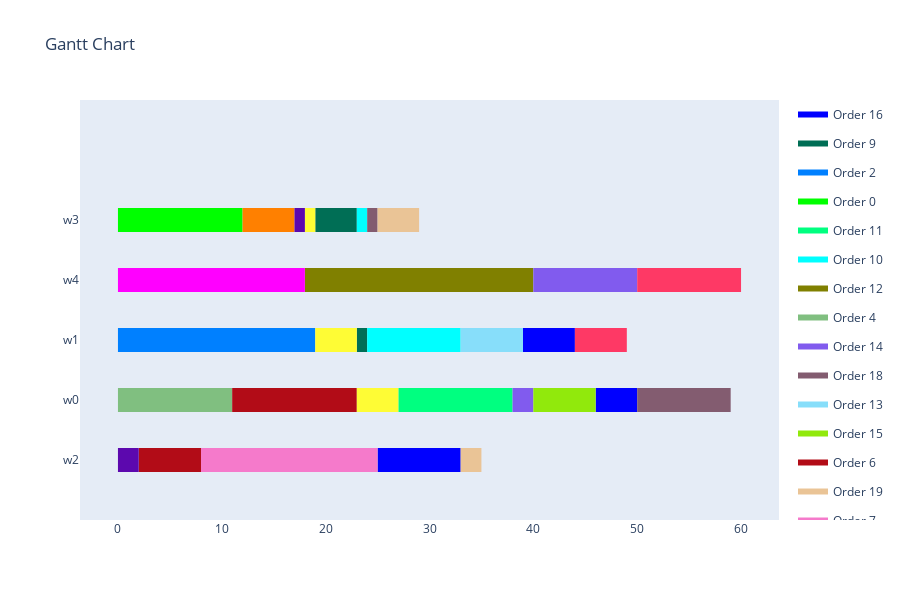

Source (notebook cell):
### Code cell
show_result(schedule)

### Figure 1 — Plotly figure (JSON) as saved in the notebook; plotly's stock layout.template omitted (floating-point values rounded to 4 significant figures)
{"data": [{"fill": "toself", "fillcolor": "rgb(0, 0, 255)", "hoverinfo": "name", "legendgroup": "rgb(0, 0, 255)", "mode": "none", "name": "Order 16", "type": "scatter", "x": [39, 44, 44, 39, 39, 46, 50, 50, 46, 46, 25, 31, 31, 25, 25, 31, 33, 33, 31], "y": [1.8, 1.8, 2.2, 2.2, null, 0.8, 0.8, 1.2, 1.2, null, -0.2, -0.2, 0.2, 0.2, null, -0.2, -0.2, 0.2, 0.2]}, {"fill": "toself", "fillcolor": "rgb(0, 110, 85)", "hoverinfo": "name", "legendgroup": "rgb(0, 110, 85)", "mode": "none", "name": "Order 9", "type": "scatter", "x": [19, 23, 23, 19, 19, 23, 24, 24, 23], "y": [3.8, 3.8, 4.2, 4.2, null, 1.8, 1.8, 2.2, 2.2]}, {"fill": "toself", "fillcolor": "rgb(0, 128, 255)", "hoverinfo": "name", "legendgroup": "rgb(0, 128, 255)", "mode": "none", "name": "Order 2", "type": "scatter", "x": [0, 8, 8, 0, 0, 8, 9, 9, 8, 8, 9, 14, 14, 9, 9, 14, 19, 19, 14], "y": [1.8, 1.8, 2.2, 2.2, null, 1.8, 1.8, 2.2, 2.2, null, 1.8, 1.8, 2.2, 2.2, null, 1.8, 1.8, 2.2, 2.2]}, {"fill": "toself", "fillcolor": "rgb(0, 255, 0)", "hoverinfo": "name", "legendgroup": "rgb(0, 255, 0)", "mode": "none", "name": "Order 0", "type": "scatter", "x": [0, 1, 1, 0, 0, 1, 8, 8, 1, 1, 8, 12, 12, 8], "y": [3.8, 3.8, 4.2, 4.2, null, 3.8, 3.8, 4.2, 4.2, null, 3.8, 3.8, 4.2, 4.2]}, {"fill": "toself", "fillcolor": "rgb(0, 255, 128)", "hoverinfo": "name", "legendgroup": "rgb(0, 255, 128)", "mode": "none", "name": "Order 11", "type": "scatter", "x": [27, 29, 29, 27, 27, 29, 34, 34, 29, 29, 34, 38, 38, 34], "y": [0.8, 0.8, 1.2, 1.2, null, 0.8, 0.8, 1.2, 1.2, null, 0.8, 0.8, 1.2, 1.2]}, {"fill": "toself", "fillcolor": "rgb(0, 255, 255)", "hoverinfo": "name", "legendgroup": "rgb(0, 255, 255)", "mode": "none", "name": "Order 10", "type": "scatter", "x": [23, 24, 24, 23, 23, 24, 28, 28, 24, 24, 28, 33, 33, 28], "y": [3.8, 3.8, 4.2, 4.2, null, 1.8, 1.8, 2.2, 2.2, null, 1.8, 1.8, 2.2, 2.2]}, {"fill": "toself", "fillcolor": "rgb(128, 128, 0)", "hoverinfo": "name", "legendgroup": "rgb(128, 128, 0)", "mode": "none", "name": "Order 12", "type": "scatter", "x": [18, 27, 27, 18, 18, 27, 31, 31, 27, 27, 31, 35, 35, 31, 31, 35, 40, 40, 35], "y": [2.8, 2.8, 3.2, 3.2, null, 2.8, 2.8, 3.2, 3.2, null, 2.8, 2.8, 3.2, 3.2, null, 2.8, 2.8, 3.2, 3.2]}, {"fill": "toself", "fillcolor": "rgb(128, 191, 128)", "hoverinfo": "name", "legendgroup": "rgb(128, 191, 128)", "mode": "none", "name": "Order 4", "type": "scatter", "x": [0, 2, 2, 0, 0, 2, 7, 7, 2, 2, 7, 11, 11, 7], "y": [0.8, 0.8, 1.2, 1.2, null, 0.8, 0.8, 1.2, 1.2, null, 0.8, 0.8, 1.2, 1.2]}, {"fill": "toself", "fillcolor": "rgb(129, 91, 238)", "hoverinfo": "name", "legendgroup": "rgb(129, 91, 238)", "mode": "none", "name": "Order 14", "type": "scatter", "x": [40, 45, 45, 40, 40, 45, 50, 50, 45, 45, 38, 40, 40, 38], "y": [2.8, 2.8, 3.2, 3.2, null, 2.8, 2.8, 3.2, 3.2, null, 0.8, 0.8, 1.2, 1.2]}, {"fill": "toself", "fillcolor": "rgb(131, 92, 112)", "hoverinfo": "name", "legendgroup": "rgb(131, 92, 112)", "mode": "none", "name": "Order 18", "type": "scatter", "x": [24, 25, 25, 24, 24, 50, 55, 55, 50, 50, 55, 59, 59, 55], "y": [3.8, 3.8, 4.2, 4.2, null, 0.8, 0.8, 1.2, 1.2, null, 0.8, 0.8, 1.2, 1.2]}, {"fill": "toself", "fillcolor": "rgb(135, 222, 250)", "hoverinfo": "name", "legendgroup": "rgb(135, 222, 250)", "mode": "none", "name": "Order 13", "type": "scatter", "x": [33, 38, 38, 33, 33, 38, 39, 39, 38], "y": [1.8, 1.8, 2.2, 2.2, null, 1.8, 1.8, 2.2, 2.2]}, {"fill": "toself", "fillcolor": "rgb(145, 233, 12)", "hoverinfo": "name", "legendgroup": "rgb(145, 233, 12)", "mode": "none", "name": "Order 15", "type": "scatter", "x": [40, 41, 41, 40, 40, 41, 46, 46, 41], "y": [0.8, 0.8, 1.2, 1.2, null, 0.8, 0.8, 1.2, 1.2]}, {"fill": "toself", "fillcolor": "rgb(178, 12, 23)", "hoverinfo": "name", "legendgroup": "rgb(178, 12, 23)", "mode": "none", "name": "Order 6", "type": "scatter", "x": [11, 17, 17, 11, 11, 17, 19, 19, 17, 17, 19, 23, 23, 19, 19, 2, 8, 8, 2], "y": [0.8, 0.8, 1.2, 1.2, null, 0.8, 0.8, 1.2, 1.2, null, 0.8, 0.8, 1.2, 1.2, null, -0.2, -0.2, 0.2, 0.2]}, {"fill": "toself", "fillcolor": "rgb(234, 196, 150)", "hoverinfo": "name", "legendgroup": "rgb(234, 196, 150)", "mode": "none", "name": "Order 19", "type": "scatter", "x": [25, 29, 29, 25, 25, 33, 35, 35, 33], "y": [3.8, 3.8, 4.2, 4.2, null, -0.2, -0.2, 0.2, 0.2]}, {"fill": "toself", "fillcolor": "rgb(245, 122, 203)", "hoverinfo": "name", "legendgroup": "rgb(245, 122, 203)", "mode": "none", "name": "Order 7", "type": "scatter", "x": [8, 12, 12, 8, 8, 12, 21, 21, 12, 12, 21, 25, 25, 21], "y": [-0.2, -0.2, 0.2, 0.2, null, -0.2, -0.2, 0.2, 0.2, null, -0.2, -0.2, 0.2, 0.2]}, {"fill": "toself", "fillcolor": "rgb(254, 252, 53)", "hoverinfo": "name", "legendgroup": "rgb(254, 252, 53)", "mode": "none", "name": "Order 8", "type": "scatter", "x": [18, 19, 19, 18, 18, 19, 23, 23, 19, 19, 23, 27, 27, 23], "y": [3.8, 3.8, 4.2, 4.2, null, 1.8, 1.8, 2.2, 2.2, null, 0.8, 0.8, 1.2, 1.2]}, {"fill": "toself", "fillcolor": "rgb(254, 57, 101)", "hoverinfo": "name", "legendgroup": "rgb(254, 57, 101)", "mode": "none", "name": "Order 17", "type": "scatter", "x": [50, 55, 55, 50, 50, 55, 60, 60, 55, 55, 44, 49, 49, 44], "y": [2.8, 2.8, 3.2, 3.2, null, 2.8, 2.8, 3.2, 3.2, null, 1.8, 1.8, 2.2, 2.2]}, {"fill": "toself", "fillcolor": "rgb(255, 0, 255)", "hoverinfo": "name", "legendgroup": "rgb(255, 0, 255)", "mode": "none", "name": "Order 1", "type": "scatter", "x": [0, 8, 8, 0, 0, 8, 13, 13, 8, 8, 13, 18, 18, 13], "y": [2.8, 2.8, 3.2, 3.2, null, 2.8, 2.8, 3.2, 3.2, null, 2.8, 2.8, 3.2, 3.2]}, {"fill": "toself", "fillcolor": "rgb(255, 128, 0)", "hoverinfo": "name", "legendgroup": "rgb(255, 128, 0)", "mode": "none", "name": "Order 3", "type": "scatter", "x": [12, 16, 16, 12, 12, 16, 17, 17, 16], "y": [3.8, 3.8, 4.2, 4.2, null, 3.8, 3.8, 4.2, 4.2]}, {"fill": "toself", "fillcolor": "rgb(92, 8, 174)", "hoverinfo": "name", "legendgroup": "rgb(92, 8, 174)", "mode": "none", "name": "Order 5", "type": "scatter", "x": [17, 18, 18, 17, 17, 0, 2, 2, 0], "y": [3.8, 3.8, 4.2, 4.2, null, -0.2, -0.2, 0.2, 0.2]}, {"legendgroup": "rgb(0, 0, 255)", "marker": {"color": "rgb(0, 0, 255)", "opacity": 0, "size": 1}, "mode": "markers", "name": "", "showlegend": false, "text": [null, null, null, null, null, null, null, null], "type": "scatter", "x": [39, 44, 46, 50, 25, 31, 31, 33], "y": [2, 2, 1, 1, 0, 0, 0, 0]}, {"legendgroup": "rgb(0, 110, 85)", "marker": {"color": "rgb(0, 110, 85)", "opacity": 0, "size": 1}, "mode": "markers", "name": "", "showlegend": false, "text": [null, null, null, null], "type": "scatter", "x": [19, 23, 23, 24], "y": [4, 4, 2, 2]}, {"legendgroup": "rgb(0, 128, 255)", "marker": {"color": "rgb(0, 128, 255)", "opacity": 0, "size": 1}, "mode": "markers", "name": "", "showlegend": false, "text": [null, null, null, null, null, null, null, null], "type": "scatter", "x": [0, 8, 8, 9, 9, 14, 14, 19], "y": [2, 2, 2, 2, 2, 2, 2, 2]}, {"legendgroup": "rgb(0, 255, 0)", "marker": {"color": "rgb(0, 255, 0)", "opacity": 0, "size": 1}, "mode": "markers", "name": "", "showlegend": false, "text": [null, null, null, null, null, null], "type": "scatter", "x": [0, 1, 1, 8, 8, 12], "y": [4, 4, 4, 4, 4, 4]}, {"legendgroup": "rgb(0, 255, 128)", "marker": {"color": "rgb(0, 255, 128)", "opacity": 0, "size": 1}, "mode": "markers", "name": "", "showlegend": false, "text": [null, null, null, null, null, null], "type": "scatter", "x": [27, 29, 29, 34, 34, 38], "y": [1, 1, 1, 1, 1, 1]}, {"legendgroup": "rgb(0, 255, 255)", "marker": {"color": "rgb(0, 255, 255)", "opacity": 0, "size": 1}, "mode": "markers", "name": "", "showlegend": false, "text": [null, null, null, null, null, null], "type": "scatter", "x": [23, 24, 24, 28, 28, 33], "y": [4, 4, 2, 2, 2, 2]}, {"legendgroup": "rgb(128, 128, 0)", "marker": {"color": "rgb(128, 128, 0)", "opacity": 0, "size": 1}, "mode": "markers", "name": "", "showlegend": false, "text": [null, null, null, null, null, null, null, null], "type": "scatter", "x": [18, 27, 27, 31, 31, 35, 35, 40], "y": [3, 3, 3, 3, 3, 3, 3, 3]}, {"legendgroup": "rgb(128, 191, 128)", "marker": {"color": "rgb(128, 191, 128)", "opacity": 0, "size": 1}, "mode": "markers", "name": "", "showlegend": false, "text": [null, null, null, null, null, null], "type": "scatter", "x": [0, 2, 2, 7, 7, 11], "y": [1, 1, 1, 1, 1, 1]}, {"legendgroup": "rgb(129, 91, 238)", "marker": {"color": "rgb(129, 91, 238)", "opacity": 0, "size": 1}, "mode": "markers", "name": "", "showlegend": false, "text": [null, null, null, null, null, null], "type": "scatter", "x": [40, 45, 45, 50, 38, 40], "y": [3, 3, 3, 3, 1, 1]}, {"legendgroup": "rgb(131, 92, 112)", "marker": {"color": "rgb(131, 92, 112)", "opacity": 0, "size": 1}, "mode": "markers", "name": "", "showlegend": false, "text": [null, null, null, null, null, null], "type": "scatter", "x": [24, 25, 50, 55, 55, 59], "y": [4, 4, 1, 1, 1, 1]}, {"legendgroup": "rgb(135, 222, 250)", "marker": {"color": "rgb(135, 222, 250)", "opacity": 0, "size": 1}, "mode": "markers", "name": "", "showlegend": false, "text": [null, null, null, null], "type": "scatter", "x": [33, 38, 38, 39], "y": [2, 2, 2, 2]}, {"legendgroup": "rgb(145, 233, 12)", "marker": {"color": "rgb(145, 233, 12)", "opacity": 0, "size": 1}, "mode": "markers", "name": "", "showlegend": false, "text": [null, null, null, null], "type": "scatter", "x": [40, 41, 41, 46], "y": [1, 1, 1, 1]}, {"legendgroup": "rgb(178, 12, 23)", "marker": {"color": "rgb(178, 12, 23)", "opacity": 0, "size": 1}, "mode": "markers", "name": "", "showlegend": false, "text": [null, null, null, null, null, null, null, null], "type": "scatter", "x": [11, 17, 17, 19, 19, 23, 2, 8], "y": [1, 1, 1, 1, 1, 1, 0, 0]}, {"legendgroup": "rgb(234, 196, 150)", "marker": {"color": "rgb(234, 196, 150)", "opacity": 0, "size": 1}, "mode": "markers", "name": "", "showlegend": false, "text": [null, null, null, null], "type": "scatter", "x": [25, 29, 33, 35], "y": [4, 4, 0, 0]}, {"legendgroup": "rgb(245, 122, 203)", "marker": {"color": "rgb(245, 122, 203)", "opacity": 0, "size": 1}, "mode": "markers", "name": "", "showlegend": false, "text": [null, null, null, null, null, null], "type": "scatter", "x": [8, 12, 12, 21, 21, 25], "y": [0, 0, 0, 0, 0, 0]}, {"legendgroup": "rgb(254, 252, 53)", "marker": {"color": "rgb(254, 252, 53)", "opacity": 0, "size": 1}, "mode": "markers", "name": "", "showlegend": false, "text": [null, null, null, null, null, null], "type": "scatter", "x": [18, 19, 19, 23, 23, 27], "y": [4, 4, 2, 2, 1, 1]}, {"legendgroup": "rgb(254, 57, 101)", "marker": {"color": "rgb(254, 57, 101)", "opacity": 0, "size": 1}, "mode": "markers", "name": "", "showlegend": false, "text": [null, null, null, null, null, null], "type": "scatter", "x": [50, 55, 55, 60, 44, 49], "y": [3, 3, 3, 3, 2, 2]}, {"legendgroup": "rgb(255, 0, 255)", "marker": {"color": "rgb(255, 0, 255)", "opacity": 0, "size": 1}, "mode": "markers", "name": "", "showlegend": false, "text": [null, null, null, null, null, null], "type": "scatter", "x": [0, 8, 8, 13, 13, 18], "y": [3, 3, 3, 3, 3, 3]}, {"legendgroup": "rgb(255, 128, 0)", "marker": {"color": "rgb(255, 128, 0)", "opacity": 0, "size": 1}, "mode": "markers", "name": "", "showlegend": false, "text": [null, null, null, null], "type": "scatter", "x": [12, 16, 16, 17], "y": [4, 4, 4, 4]}, {"legendgroup": "rgb(92, 8, 174)", "marker": {"color": "rgb(92, 8, 174)", "opacity": 0, "size": 1}, "mode": "markers", "name": "", "showlegend": false, "text": [null, null, null, null], "type": "scatter", "x": [17, 18, 0, 2], "y": [4, 4, 0, 0]}], "layout": {"height": 600, "hovermode": "closest", "showlegend": true, "title": {"text": "Gantt Chart"}, "xaxis": {"rangeselector": {"buttons": [{"count": 7, "label": "1w", "step": "day", "stepmode": "backward"}, {"count": 1, "label": "1m", "step": "month", "stepmode": "backward"}, {"count": 6, "label": "6m", "step": "month", "stepmode": "backward"}, {"count": 1, "label": "YTD", "step": "year", "stepmode": "todate"}, {"count": 1, "label": "1y", "step": "year", "stepmode": "backward"}, {"step": "all"}]}, "showgrid": false, "type": "linear", "zeroline": false}, "yaxis": {"autorange": false, "range": [-1, 6], "showgrid": false, "ticktext": ["w2", "w0", "w1", "w4", "w3"], "tickvals": [0, 1, 2, 3, 4], "zeroline": false}}}
